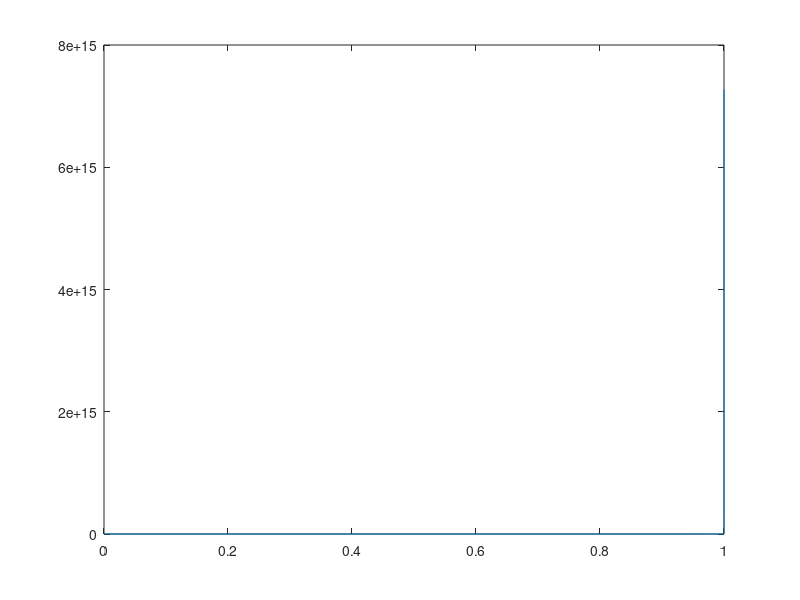

This chart was generated by the following MATLAB code:
function moody()
    [T, Y] = ode45(@test_func, [0,1.5], 1);
    plot(T, Y)
end

function res = test_func(t, y)
    res = y ^ 2;
end
